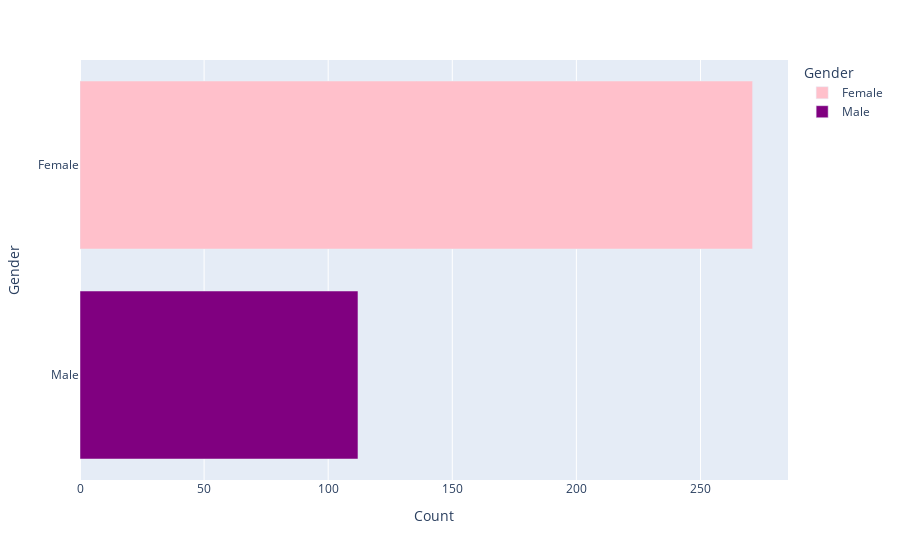

Notebook code cell kept with this figure:
### Markdown cell above
source: https://www.kaggle.com/datasets/samuelcortinhas/credit-card-approval-clean-data

### Code cell
data_selectionrate_chart(df_four)

### Figure 1 — Plotly figure (JSON) as saved in the notebook; plotly's stock layout.template omitted (floating-point values rounded to 4 significant figures)
{"data": [{"alignmentgroup": "True", "hovertemplate": "Gender=%{y}<br>Count=%{x}<extra></extra>", "legendgroup": "Female", "marker": {"color": "pink", "pattern": {"shape": ""}}, "name": "Female", "offsetgroup": "Female", "orientation": "h", "showlegend": true, "textposition": "auto", "type": "bar", "x": [271], "xaxis": "x", "y": ["Female"], "yaxis": "y"}, {"alignmentgroup": "True", "hovertemplate": "Gender=%{y}<br>Count=%{x}<extra></extra>", "legendgroup": "Male", "marker": {"color": "purple", "pattern": {"shape": ""}}, "name": "Male", "offsetgroup": "Male", "orientation": "h", "showlegend": true, "textposition": "auto", "type": "bar", "x": [112], "xaxis": "x", "y": ["Male"], "yaxis": "y"}], "layout": {"barmode": "relative", "legend": {"title": {"text": "Gender"}, "tracegroupgap": 0}, "margin": {"t": 60}, "xaxis": {"anchor": "y", "domain": [0, 1], "title": {"text": "Count"}}, "yaxis": {"anchor": "x", "categoryarray": ["Male", "Female"], "categoryorder": "array", "domain": [0, 1], "title": {"text": "Gender"}}}}
